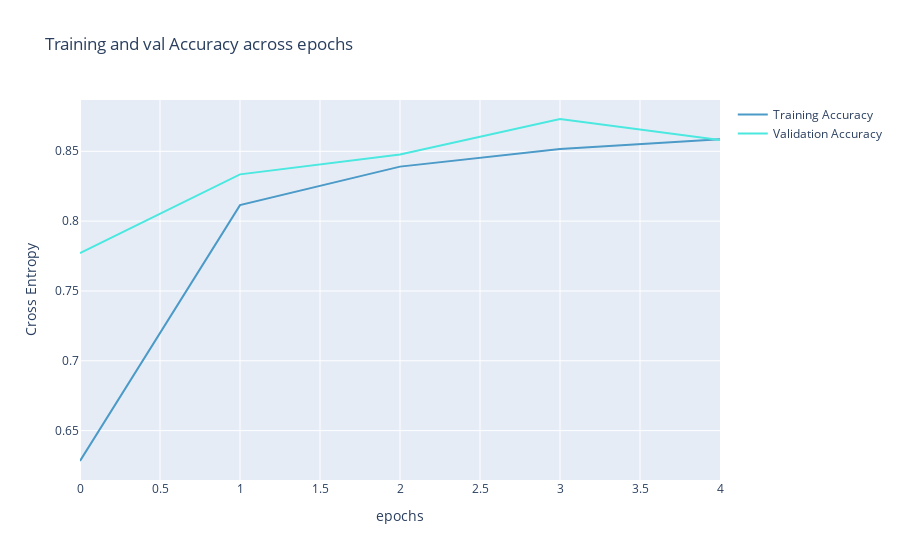

Source (notebook cell):
### Code cell
color_chart = ["#4B9AC7", "#4BE8E0", "#9DD4F3", "#97FBF6", "#2A7FAF", "#23B1AB", "#0E3449", "#015955"]

fig = go.Figure(data=[
                      go.Scatter(
                          y=history["accuracy"],
                          name="Training Accuracy",
                          mode="lines",
                          marker=dict(
                              color=color_chart[0]
                          )),
                      go.Scatter(
                          y=history["val_accuracy"],
                          name="Validation Accuracy",
                          mode="lines",
                          marker=dict(
                              color=color_chart[1]
                          ))
])
fig.update_layout(
    title='Training and val Accuracy across epochs',
    xaxis_title='epochs',
    yaxis_title='Cross Entropy'
)
fig.show()

### Figure 1 — Plotly figure (JSON) as saved in the notebook; plotly's stock layout.template omitted (floating-point values rounded to 4 significant figures)
{"data": [{"marker": {"color": "#4B9AC7"}, "mode": "lines", "name": "Training Accuracy", "type": "scatter", "y": [0.6283, 0.8115, 0.839, 0.8517, 0.8586]}, {"marker": {"color": "#4BE8E0"}, "mode": "lines", "name": "Validation Accuracy", "type": "scatter", "y": [0.7772, 0.8335, 0.8477, 0.8731, 0.858]}], "layout": {"title": {"text": "Training and val Accuracy across epochs"}, "xaxis": {"title": {"text": "epochs"}}, "yaxis": {"title": {"text": "Cross Entropy"}}}}
